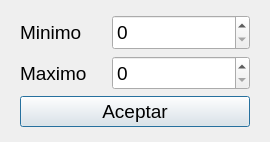
<?xml version="1.0" encoding="UTF-8"?>
<ui version="4.0">
 <class>Limites</class>
 <widget class="QDialog" name="Limites">
  <property name="geometry">
   <rect>
    <x>0</x>
    <y>0</y>
    <width>270</width>
    <height>142</height>
   </rect>
  </property>
  <property name="font">
   <font>
    <pointsize>14</pointsize>
   </font>
  </property>
  <property name="windowTitle">
   <string>Limites de control</string>
  </property>
  <property name="windowIcon">
   <iconset theme="QIcon::ThemeIcon::DriveHarddisk"/>
  </property>
  <layout class="QVBoxLayout" name="verticalLayout">
   <property name="leftMargin">
    <number>20</number>
   </property>
   <property name="topMargin">
    <number>15</number>
   </property>
   <property name="rightMargin">
    <number>20</number>
   </property>
   <property name="bottomMargin">
    <number>15</number>
   </property>
   <item>
    <layout class="QHBoxLayout" name="horizontalLayout" stretch="5,8">
     <item>
      <widget class="QLabel" name="label">
       <property name="text">
        <string>Minimo</string>
       </property>
      </widget>
     </item>
     <item>
      <widget class="QSpinBox" name="sboxMin">
       <property name="sizePolicy">
        <sizepolicy hsizetype="Expanding" vsizetype="Expanding">
         <horstretch>0</horstretch>
         <verstretch>0</verstretch>
        </sizepolicy>
       </property>
       <property name="maximum">
        <number>255</number>
       </property>
      </widget>
     </item>
    </layout>
   </item>
   <item>
    <layout class="QHBoxLayout" name="horizontalLayout_2" stretch="5,8">
     <item>
      <widget class="QLabel" name="label_2">
       <property name="text">
        <string>Maximo</string>
       </property>
      </widget>
     </item>
     <item>
      <widget class="QSpinBox" name="sboxMax">
       <property name="sizePolicy">
        <sizepolicy hsizetype="Expanding" vsizetype="Expanding">
         <horstretch>0</horstretch>
         <verstretch>0</verstretch>
        </sizepolicy>
       </property>
       <property name="maximum">
        <number>255</number>
       </property>
      </widget>
     </item>
    </layout>
   </item>
   <item>
    <widget class="QPushButton" name="btnAceptar">
     <property name="text">
      <string>Aceptar</string>
     </property>
    </widget>
   </item>
  </layout>
 </widget>
 <tabstops>
  <tabstop>btnAceptar</tabstop>
  <tabstop>sboxMin</tabstop>
  <tabstop>sboxMax</tabstop>
 </tabstops>
 <resources/>
 <connections/>
</ui>
